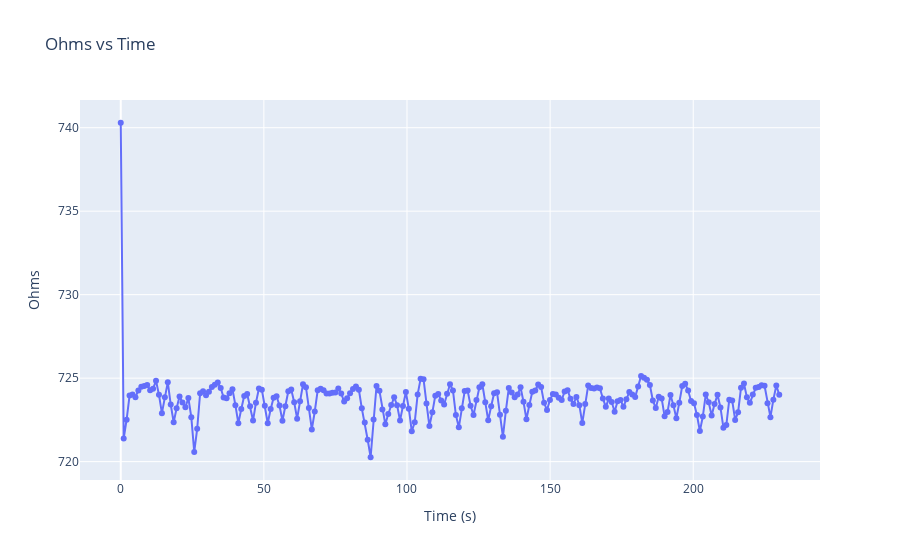

Notebook source saved alongside this figure:
### Code cell
plotTrace()

### Figure 1 — Plotly figure (JSON) as saved in the notebook; plotly's stock layout.template omitted (floating-point values rounded to 4 significant figures; data arrays with more than 128 entries replaced by an {"elided": "..."} marker saying what was removed)
{"data": [{"hovertemplate": "Time (s)=%{x}<br>Ohms=%{y}<extra></extra>", "legendgroup": "", "line": {"color": "#636efa", "dash": "solid"}, "marker": {"symbol": "circle"}, "mode": "markers+lines", "name": "", "orientation": "v", "showlegend": false, "type": "scatter", "x": {"elided": "225 float values"}, "xaxis": "x", "y": {"elided": "225 float values"}, "yaxis": "y"}], "layout": {"legend": {"tracegroupgap": 0}, "title": {"text": "Ohms vs Time"}, "xaxis": {"anchor": "y", "domain": [0, 1], "title": {"text": "Time (s)"}}, "yaxis": {"anchor": "x", "domain": [0, 1], "title": {"text": "Ohms"}}}}
